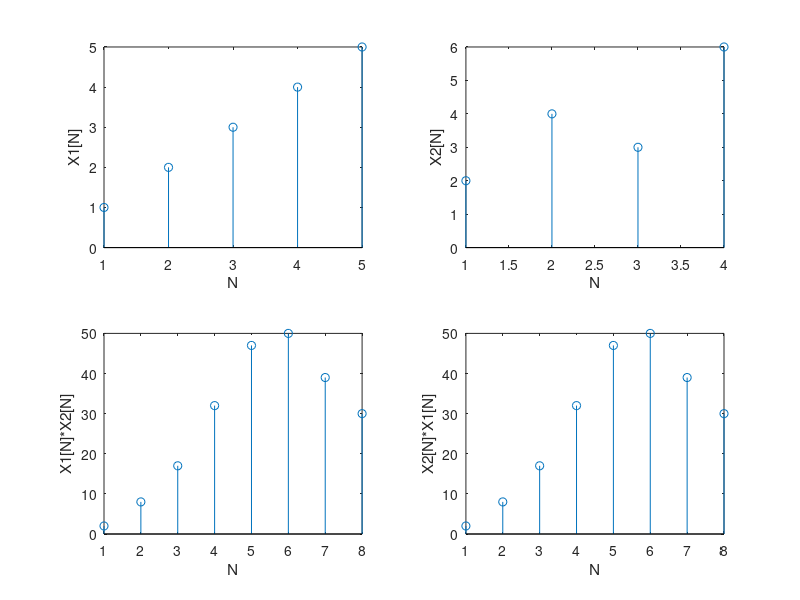

This figure's MATLAB source:
clear all;
x1=[1 2 3 4 5];
x2=[2 4 3 6];
subplot(2,2,1);
stem(x1);
xlabel('N');
ylabel('X1[N]');
subplot(2,2,2);
stem(x2);
xlabel('N');
ylabel('X2[N]');
y1=conv(x1,x2);
subplot(2,2,3);
stem(y1);
xlabel('N');
ylabel('X1[N]*X2[N]');
y2=conv(x2,x1);
subplot(2,2,4);
stem(y2);
xlabel('N');
ylabel('X2[N]*X1[N]');